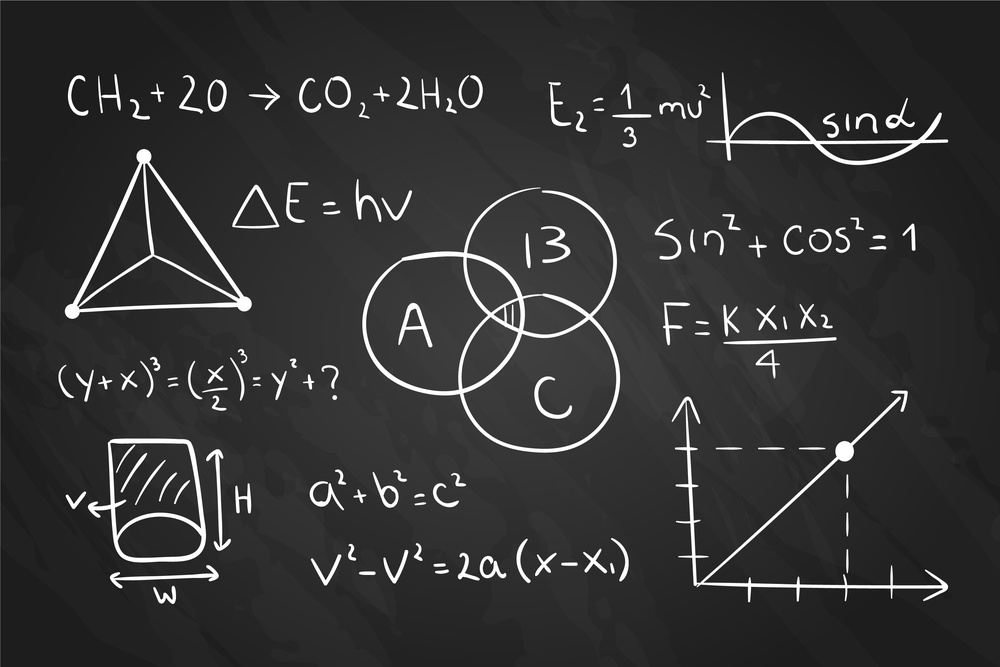
#> input picture src/python/foto.jpg, 1000 x 667 px, shrunk from 3000 x 2000 before the run
$ python '# Apertura de imagen de archivo.py'
#> lines starting #> are read from the running program, lines starting #| are printed output that depends on the picture
# Apertura de imagen de archivo
import matplotlib.pyplot as plt
from pathlib import Path
ruta = Path(__file__).parent / "foto.jpg"
imagen = plt.imread(ruta)
#> imagen is the input picture: shape (667, 1000, 3); min 0, max 255, mean 51.6

rojo = imagen[:,:,0]
verde = imagen[:,:,1]
azul = imagen[:,:,2]


plt.figure(1)
plt.imshow(imagen)

plt.figure(2)
plt.imshow(rojo, cmap = "Reds")
plt.colorbar()

plt.figure(3)
plt.imshow(verde, cmap = "Greens")
plt.colorbar()

plt.figure(4)
plt.imshow(azul, cmap = "Blues")
plt.colorbar()

plt.show()
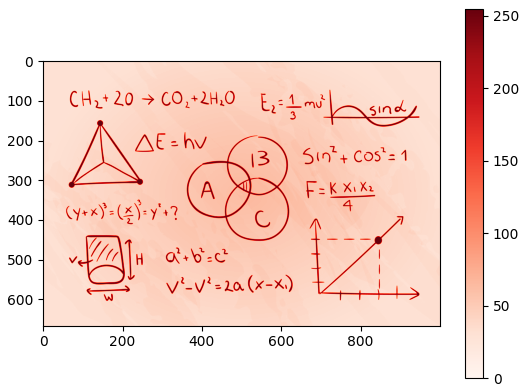
#> figure drawn by matplotlib, 2 panels
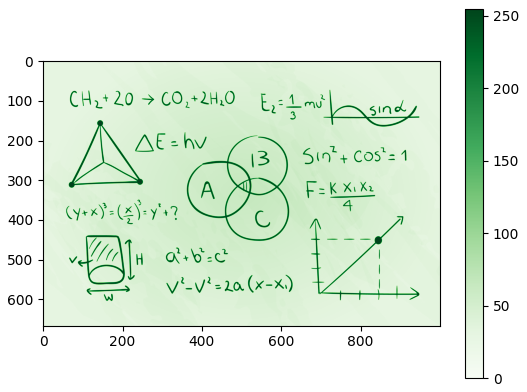
#> figure drawn by matplotlib, 2 panels
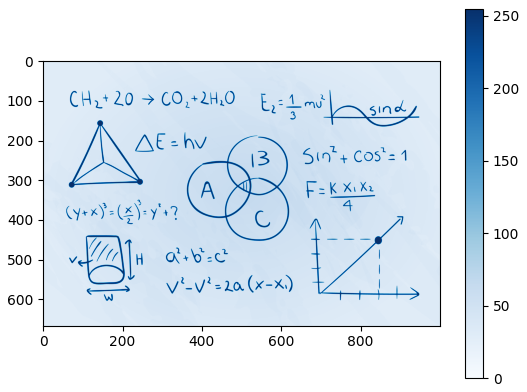
#> figure drawn by matplotlib, 2 panels
